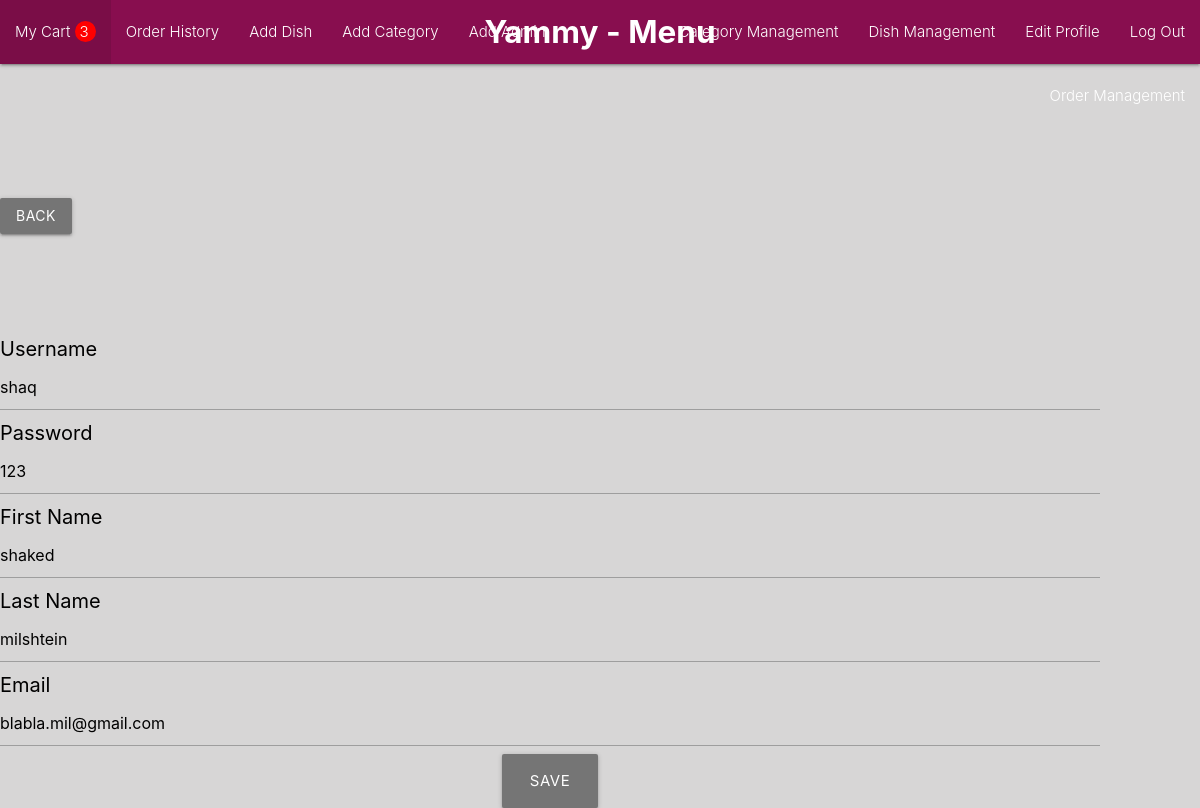
Screenshot of /edit_profile (signed in) with the database file from the repository.
### models/user.py (models this page shows)
class User(db.Model,UserMixin):
    id = db.Column(db.Integer,primary_key=True)
    username = db.Column(db.String(10),nullable=False,unique=True)
    password = db.Column(db.String(10),nullable=False)
    first_name = db.Column(db.String(20),nullable=False)
    last_name = db.Column(db.String(20),nullable=False)
    is_staff = db.Column(db.Boolean,nullable=False,default=False)
    email = db.Column(db.String(30))
    carts = db.relationship('Cart',backref='user')

### controllers/users.py (the view)
@login_required
def edit_profile():
    email_form = EmailForm()
    form = Form()
    if request.method == 'POST' and email_form.validate_on_submit():
        if any([l.isnumeric() for l in form.first_name.data]):
            flash('You cannot enter numbers in your First Name','first_name error')
            return redirect(url_for('user.edit_profile'))
        if any([l.isnumeric() for l in form.last_name.data]):
            flash('You cannot enter numbers in your Last Name','last_name error')
            return redirect(url_for('user.edit_profile'))
        if (User.query.filter_by(username = form.username.data).first() != None
            and current_user.username != form.username.data):
            flash('This username is already taken','username error')
            return redirect(url_for('user.edit_profile'))
        if (User.query.filter_by(email = email_form.email.data).first() != None
            and current_user.email != email_form.email.data):
            flash('There is an account with that email address','email error')
            return redirect(url_for('user.edit_profile'))
        current_user.username = form.username.data
        current_user.password = form.new_password.data
        current_user.first_name = form.first_name.data
        current_user.last_name = form.last_name.data
        current_user.email = email_form.email.data
        db.session.commit()
        return redirect(url_for('category.menu'))
    else:
        return render_template('users/edit_profile.html',form=form,email_form=email_form)

### models/form.py
class EmailForm(FlaskForm):
    email = StringField("Email",validators=[Email("Please enter a valid email address.")])

class Form(FlaskForm):
    username = StringField("Username",validators=[DataRequired()])
    password = PasswordField("Password",validators=[DataRequired()])
    new_password = StringField("Password",validators=[DataRequired()])
    first_name = StringField("First Name",validators=[DataRequired()])
    last_name = StringField("Last Name",validators=[DataRequired()])
    remember_me = BooleanField("Remember me")
    name = StringField("Name",validators=[DataRequired()])
    price = IntegerField("Price")
    description = StringField("About the dish")
    image = StringField("Image",validators=[DataRequired()])
    is_gluten_free = BooleanField("Gluten Free")
    is_vegeterian = BooleanField("Vegeterian")
    amount = SelectField("Amount",choices=[(num,num) for num in range(1,11)])
    address = StringField("Address",validators=[DataRequired()])
    comment = TextAreaField("Special Request",validators=[DataRequired()])

### auth.py (called while the page is built)
@login_manager.user_loader
def load_user(user_id):
    return User.query.get(int(user_id))

### templates/users/edit_profile.html (shortened to what this page needs)
{% if current_user.is_staff %} {% extends 'layouts/admin_layout.html' %}
{% else %} {% extends 'layouts/layout.html' %} {% endif %}
{% block content %}
<a class="waves-effect waves-light btn grey darken-1" style="margin: 50px 0px 0px 0px" href="{{url_for('category.menu')}}">Back</a>
<form style="margin: 100px 100px 0px 0px;" action="{{url_for('user.edit_profile')}}" method="POST" novalidate>
    <div>{{form.username.label (style="color:black; font-size:20px")}}</div>
    <div>{{form.username (value=current_user.username)}}</div>
    <div>{{form.new_password.label (style="color:black; font-size:20px")}}</div>
    <div>{{form.new_password (value=current_user.password)}}</div>
    <div>{{form.first_name.label (style="color:black; font-size:20px")}}</div>
    <div>{{form.first_name (value=current_user.first_name)}}</div>
    <div>{{form.last_name.label (style="color:black; font-size:20px")}}</div>
    <div>{{form.last_name (value=current_user.last_name)}}</div>
    <div>{{email_form.email.label (style="color:black; font-size:20px")}}</div>
    <div>{{email_form.email (value=current_user.email)}}</div>
    <div class="center"><button type="submit" class="waves-effect waves-light btn-large grey darken-1">Save</button></div>
</form>
{% endblock %}

### rows the page displays
User: username "shaq", first_name "shaked", last_name "milshtein", email "blabla.mil@gmail.com"

### other values shown
{{ len(current_user.carts[-1].dish_association) }} "3"
{{ email_form.email.label (style="color:black; font-size:20px") }} "Email"
